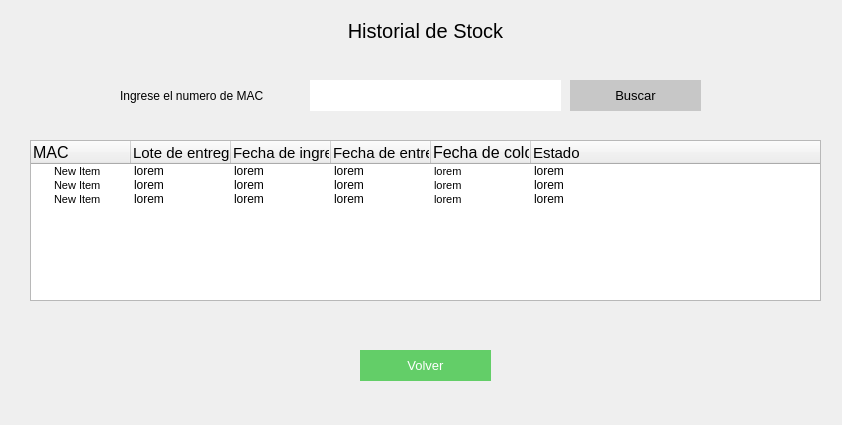
<?xml version="1.0" encoding="UTF-8"?>
<ui version="4.0">
 <class>Form</class>
 <widget class="QWidget" name="Form">
  <property name="geometry">
   <rect>
    <x>0</x>
    <y>0</y>
    <width>842</width>
    <height>425</height>
   </rect>
  </property>
  <property name="windowTitle">
   <string>Form</string>
  </property>
  <widget class="QLineEdit" name="se_input_buscar">
   <property name="geometry">
    <rect>
     <x>310</x>
     <y>80</y>
     <width>251</width>
     <height>31</height>
    </rect>
   </property>
   <property name="styleSheet">
    <string notr="true">border:none;
background-color: rgb(255, 255, 255);
font: 11pt &quot;MS Shell Dlg 2&quot;;</string>
   </property>
   <property name="text">
    <string/>
   </property>
  </widget>
  <widget class="QPushButton" name="se_btn_buscar">
   <property name="geometry">
    <rect>
     <x>570</x>
     <y>80</y>
     <width>131</width>
     <height>31</height>
    </rect>
   </property>
   <property name="styleSheet">
    <string notr="true">background-color: rgb(199, 199, 199);
color:black;
font-size:10pt;
border:none;</string>
   </property>
   <property name="text">
    <string>Buscar</string>
   </property>
  </widget>
  <widget class="QLabel" name="label">
   <property name="geometry">
    <rect>
     <x>120</x>
     <y>80</y>
     <width>181</width>
     <height>31</height>
    </rect>
   </property>
   <property name="styleSheet">
    <string notr="true">font: 11pt &quot;MS Shell Dlg 2&quot;;
text-align:center;</string>
   </property>
   <property name="text">
    <string>Ingrese el numero de MAC</string>
   </property>
  </widget>
  <widget class="QLabel" name="label_2">
   <property name="geometry">
    <rect>
     <x>10</x>
     <y>10</y>
     <width>831</width>
     <height>41</height>
    </rect>
   </property>
   <property name="styleSheet">
    <string notr="true">font-size:20px;
</string>
   </property>
   <property name="text">
    <string>Historial de Stock</string>
   </property>
   <property name="alignment">
    <set>Qt::AlignCenter</set>
   </property>
  </widget>
  <widget class="QTreeWidget" name="se_tabla">
   <property name="geometry">
    <rect>
     <x>30</x>
     <y>140</y>
     <width>791</width>
     <height>161</height>
    </rect>
   </property>
   <column>
    <property name="text">
     <string>MAC</string>
    </property>
    <property name="font">
     <font>
      <pointsize>12</pointsize>
     </font>
    </property>
   </column>
   <column>
    <property name="text">
     <string>Lote de entrega</string>
    </property>
    <property name="font">
     <font>
      <pointsize>11</pointsize>
     </font>
    </property>
   </column>
   <column>
    <property name="text">
     <string>Fecha de ingreso</string>
    </property>
    <property name="font">
     <font>
      <pointsize>11</pointsize>
     </font>
    </property>
   </column>
   <column>
    <property name="text">
     <string>Fecha de entrega</string>
    </property>
    <property name="font">
     <font>
      <pointsize>11</pointsize>
     </font>
    </property>
   </column>
   <column>
    <property name="text">
     <string>Fecha de colocación o devolución</string>
    </property>
    <property name="font">
     <font>
      <pointsize>12</pointsize>
     </font>
    </property>
   </column>
   <column>
    <property name="text">
     <string>Estado</string>
    </property>
    <property name="font">
     <font>
      <pointsize>11</pointsize>
     </font>
    </property>
   </column>
   <item>
    <property name="text">
     <string>New Item  </string>
    </property>
    <property name="font">
     <font>
      <pointsize>8</pointsize>
     </font>
    </property>
    <property name="text">
     <string>lorem</string>
    </property>
    <property name="text">
     <string>lorem</string>
    </property>
    <property name="text">
     <string>lorem</string>
    </property>
    <property name="text">
     <string>lorem</string>
    </property>
    <property name="font">
     <font>
      <pointsize>8</pointsize>
     </font>
    </property>
    <property name="text">
     <string>lorem</string>
    </property>
   </item>
   <item>
    <property name="text">
     <string>New Item</string>
    </property>
    <property name="font">
     <font>
      <pointsize>8</pointsize>
     </font>
    </property>
    <property name="text">
     <string>lorem</string>
    </property>
    <property name="text">
     <string>lorem</string>
    </property>
    <property name="text">
     <string>lorem</string>
    </property>
    <property name="text">
     <string>lorem</string>
    </property>
    <property name="font">
     <font>
      <pointsize>8</pointsize>
     </font>
    </property>
    <property name="text">
     <string>lorem</string>
    </property>
   </item>
   <item>
    <property name="text">
     <string>New Item</string>
    </property>
    <property name="font">
     <font>
      <pointsize>8</pointsize>
     </font>
    </property>
    <property name="text">
     <string>lorem</string>
    </property>
    <property name="text">
     <string>lorem</string>
    </property>
    <property name="text">
     <string>lorem</string>
    </property>
    <property name="text">
     <string>lorem</string>
    </property>
    <property name="font">
     <font>
      <pointsize>8</pointsize>
     </font>
    </property>
    <property name="text">
     <string>lorem</string>
    </property>
   </item>
  </widget>
  <widget class="QPushButton" name="se_volver">
   <property name="geometry">
    <rect>
     <x>360</x>
     <y>350</y>
     <width>131</width>
     <height>31</height>
    </rect>
   </property>
   <property name="styleSheet">
    <string notr="true">background-color: rgb(99, 206, 104);
color:white;
font-size:10pt;
border:none;</string>
   </property>
   <property name="text">
    <string>Volver</string>
   </property>
  </widget>
 </widget>
 <resources/>
 <connections/>
</ui>
